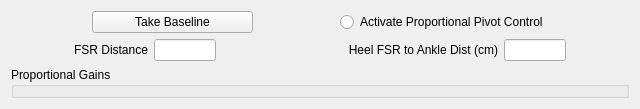
     <widget class="QWidget" name="proportionalTab">
      <attribute name="title">
       <string>Proportional</string>
      </attribute>
      <layout class="QVBoxLayout" name="verticalLayout_8" stretch="0,1">
       <item>
        <layout class="QVBoxLayout" name="verticalLayout_10">
         <item>
          <layout class="QHBoxLayout" name="horizontalLayout_3" stretch="1,2,1,2,1">
           <item>
            <spacer name="horizontalSpacer_13">
             <property name="orientation">
              <enum>Qt::Horizontal</enum>
             </property>
             <property name="sizeHint" stdset="0">
              <size>
               <width>40</width>
               <height>20</height>
              </size>
             </property>
            </spacer>
           </item>
           <item>
            <widget class="QPushButton" name="proportionalBaselineButton">
             <property name="text">
              <string>Take Baseline</string>
             </property>
            </widget>
           </item>
           <item>
            <spacer name="horizontalSpacer_12">
             <property name="orientation">
              <enum>Qt::Horizontal</enum>
             </property>
             <property name="sizeHint" stdset="0">
              <size>
               <width>40</width>
               <height>20</height>
              </size>
             </property>
            </spacer>
           </item>
           <item>
            <widget class="QRadioButton" name="activateProportionalRadioButton">
             <property name="text">
              <string>Activate Proportional Pivot Control</string>
             </property>
            </widget>
           </item>
           <item>
            <spacer name="horizontalSpacer_14">
             <property name="orientation">
              <enum>Qt::Horizontal</enum>
             </property>
             <property name="sizeHint" stdset="0">
              <size>
               <width>40</width>
               <height>20</height>
              </size>
             </property>
            </spacer>
           </item>
          </layout>
         </item>
         <item>
          <layout class="QHBoxLayout" name="horizontalLayout_4">
           <item>
            <layout class="QHBoxLayout" name="horizontalLayout_6" stretch="1,1,1,1">
             <item>
              <spacer name="horizontalSpacer">
               <property name="orientation">
                <enum>Qt::Horizontal</enum>
               </property>
               <property name="sizeHint" stdset="0">
                <size>
                 <width>40</width>
                 <height>20</height>
                </size>
               </property>
              </spacer>
             </item>
             <item>
              <widget class="QLabel" name="FSRDistLabel">
               <property name="text">
                <string>FSR Distance</string>
               </property>
               <property name="alignment">
                <set>Qt::AlignRight|Qt::AlignTrailing|Qt::AlignVCenter</set>
               </property>
              </widget>
             </item>
             <item>
              <widget class="QLineEdit" name="FSRDistLine"/>
             </item>
             <item>
              <spacer name="horizontalSpacer_2">
               <property name="orientation">
                <enum>Qt::Horizontal</enum>
               </property>
               <property name="sizeHint" stdset="0">
                <size>
                 <width>40</width>
                 <height>20</height>
                </size>
               </property>
              </spacer>
             </item>
            </layout>
           </item>
           <item>
            <layout class="QHBoxLayout" name="horizontalLayout_5" stretch="1,1,1,1">
             <item>
              <spacer name="horizontalSpacer_3">
               <property name="orientation">
                <enum>Qt::Horizontal</enum>
               </property>
               <property name="sizeHint" stdset="0">
                <size>
                 <width>40</width>
                 <height>20</height>
                </size>
               </property>
              </spacer>
             </item>
             <item>
              <widget class="QLabel" name="heelFSRDistLabel">
               <property name="text">
                <string>Heel FSR to Ankle Dist (cm)</string>
               </property>
               <property name="alignment">
                <set>Qt::AlignRight|Qt::AlignTrailing|Qt::AlignVCenter</set>
               </property>
              </widget>
             </item>
             <item>
              <widget class="QLineEdit" name="heelFSRDistLine"/>
             </item>
             <item>
              <spacer name="horizontalSpacer_4">
               <property name="orientation">
                <enum>Qt::Horizontal</enum>
               </property>
               <property name="sizeHint" stdset="0">
                <size>
                 <width>40</width>
                 <height>20</height>
                </size>
               </property>
              </spacer>
             </item>
            </layout>
           </item>
          </layout>
         </item>
        </layout>
       </item>
       <item>
        <widget class="QGroupBox" name="propBox">
         <property name="title">
          <string>Proportional Gains</string>
         </property>
        </widget>
       </item>
      </layout>
     </widget>
